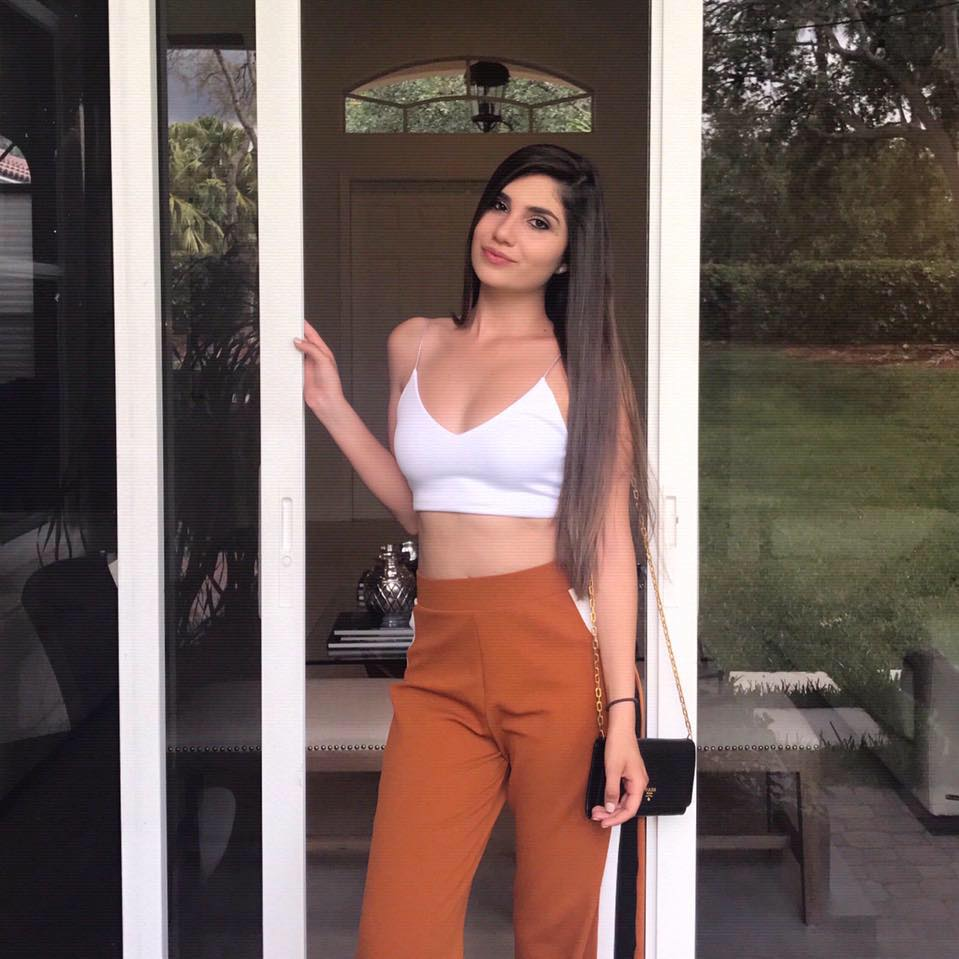
#> input picture images/laura.jpg, 959 x 959 px, found by its file name
$ python image_mini.py
#> lines starting #> are read from the running program, lines starting #| are printed output that depends on the picture
from PIL import Image
import numpy as np
import time

start = time.time()


path = 'C:/Users/SEDan/Documents/github/image_mini/images/'
picture = str(input('Name of picture file? '))
#> the answer given: images/laura.jpg
path = path + picture
img = Image.open(path)
#> img is the input picture: PIL image 959x959 RGB; mean R, G, B 111.6, 93.4, 88.2

def clone(image,n):
	#takes an image and returns a clone that is made of blocks of the original image
#> called with n = 25
	width, height = img.size
#> width = 959; height = 959
	#size of blocks is predetermined to be nxn pixels
	pixels = []
	i = 0
	while i < height:
		for l in range(n):
			row = []
			j = 0
			while j < width:
				for k in range(n):
					row.append(img.getpixel((j,i)))
				j += n
			pixels.append(row)
		i += n
#> after the loop, i = 975; pixels = 975 items
	return pixels


pixels = clone(img,25)
#> pixels = 975 items


# Convert the pixels into an array using numpy
array = np.array(pixels, dtype=np.uint8)
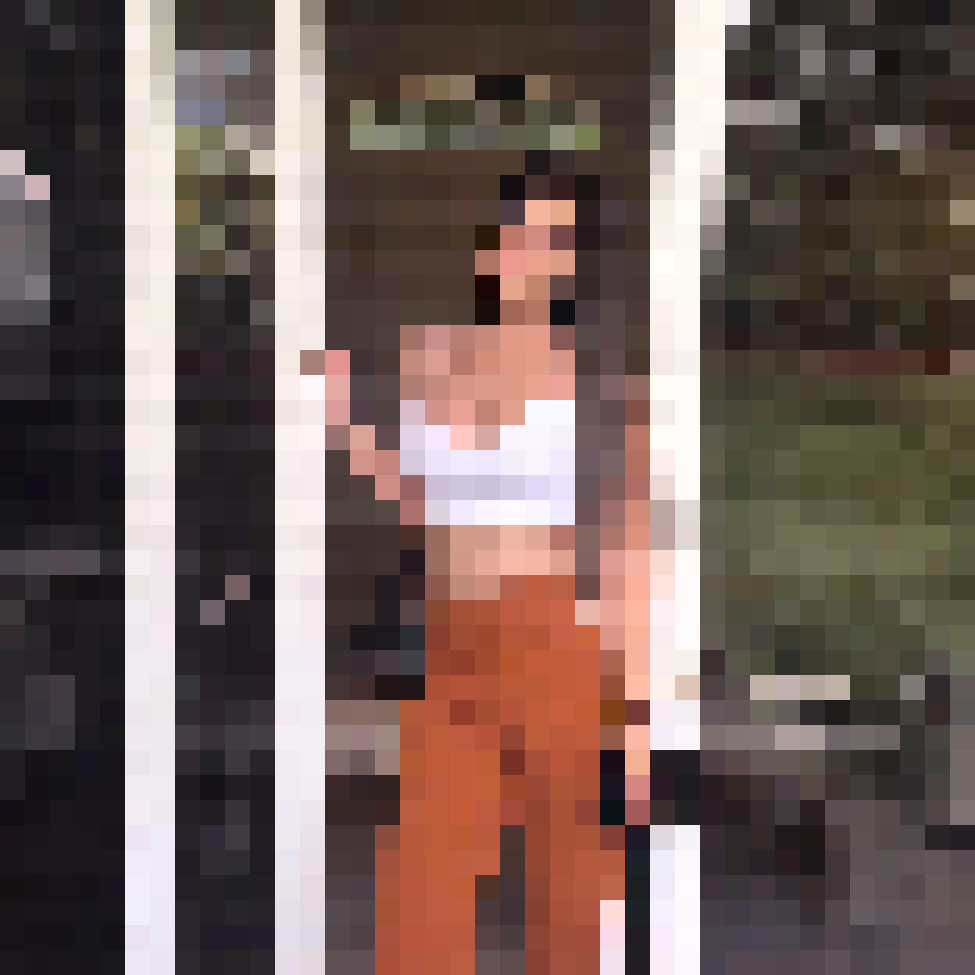
#> array: shape (975, 975, 3); mean of channels 0, 1, 2 112, 94.3, 89.2; drawn as R, G, B

# Use PIL to create an image from the new array of pixels
new_image = Image.fromarray(array)
new_image.save('C:/Users/SEDan/Documents/github/image_mini/images/new'+picture)
end = time.time()

total = end-start
print(total)

$ run again, on images/newteddy.jpg
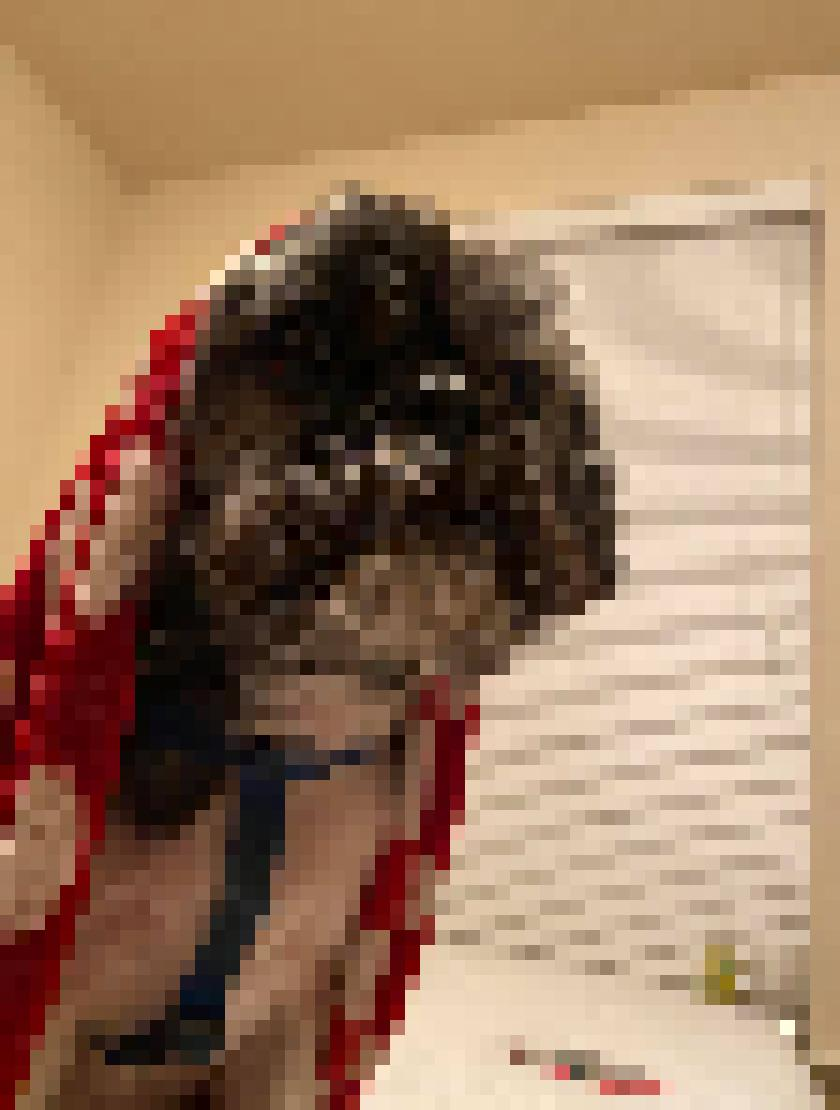
#> input picture images/newteddy.jpg, 840 x 1110 px, found by its file name
#> img is the input picture: PIL image 840x1110 RGB; mean R, G, B 152.8, 120.2, 95.4
#> after the loop in clone, `while i < height:`: i = 1125; pixels = 1125 items
#> `array = np.array(pixels, dtype=np.uint8)`:
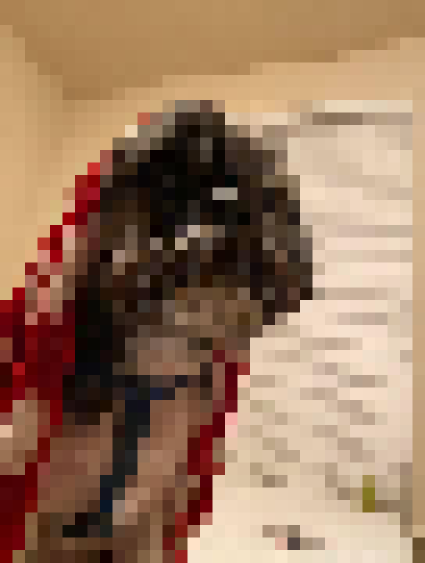
#> array: shape (1125, 850, 3) (shown at 1/2 size); mean of channels 0, 1, 2 153.9, 121.1, 96.1; drawn as R, G, B
